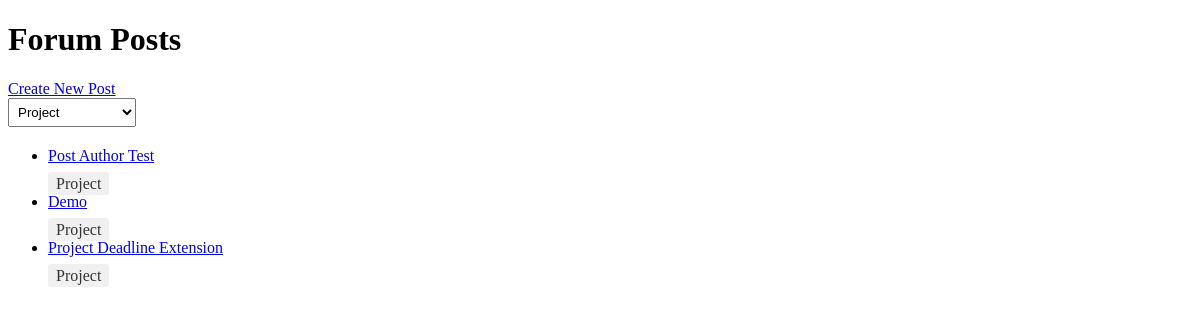
Screenshot of /?tag=Project with the database file from the repository.
### forum/models.py (models this page shows, shortened)
class Post(models.Model):
    title = models.CharField(max_length= 100)
    content = models.TextField(null=True, blank=True)
    author = models.CharField(max_length=200, default = "rspre")
    created_date = models.DateTimeField(default=timezone.now)
    tags = models.ManyToManyField(Tag, related_name='posts')

class Tag(models.Model):
    name = models.CharField(max_length=50, unique=True)
    db_index = True
    class Meta:
        indexes = [models.Index(fields=['name'])]

### forum/views.py (the view)
# urls.py: path("", views.index, name="index"),
def index(request):
    all_tags = Tag.objects.all()
    selected_tag = request.GET.get('tag')
    post_list = Post.objects.all()
    if selected_tag:
        post_list = post_list.filter(tags__name=selected_tag)
    context = {
        "post_list": post_list,
        "all_tags": all_tags,
        "selected_tag": selected_tag
    }
    return render(request, "forum/index.html", context)

### forum/templates/forum/index.html (shortened to what this page needs)
<!DOCTYPE html>
<html lang="en">
<head>
</head>
<body>
    <main>
        <h1>Forum Posts</h1>
        <div class="add-post">
            <a href="{% url 'add_post' %}" class="add-post-button">Create New Post</a>
        </div>
        <div class="tag-filter">
            <form method="get">
                <select name="tag" class="tag-select" onchange="this.form.submit()">
                    {% for tag in all_tags %}
                        <option value="{{ tag.name }}" {% if selected_tag == tag.name %}selected{% endif %}>
                            {{ tag.name }}
                        </option>
                    {% endfor %}
                </select>
            </form>
        </div>
        {% if post_list.all %}
            <ul>
                {% for post in post_list.all %}
                    <li>
                        <a href="{% url 'detail' post.id %}">{{ post.title }}</a>
                        <div class="post-tags">
                            {% for tag in post.tags.all %}
                                <a href="{% url 'index' %}?tag={{ tag.name }}" class="tag-badge">{{ tag.name }}</a>
                            {% endfor %}
                        </div>
                    </li>
                {% endfor %}
            </ul>
        {% else %}
            <p>No posts are available.</p>
        {% endif %}
    </main>
</body>
</html>

### forum/templates/forum/index.html (style rules this page uses)
.tag-filter { margin-bottom: 20px; }
.tag-select { padding: 5px; margin-right: 10px; }
.tag-badge { background-color: #f0f0f0; padding: 3px 8px; margin-right: 5px; border-radius: 3px; text-decoration: none; color: #333; }
.post-tags { margin-top: 10px; }

### rows the page displays
Post: title "Post Author Test"
Tag: name "Project"
Post: title "Demo"
Post: title "Project Deadline Extension"

### other values shown
form field tag "Project"
